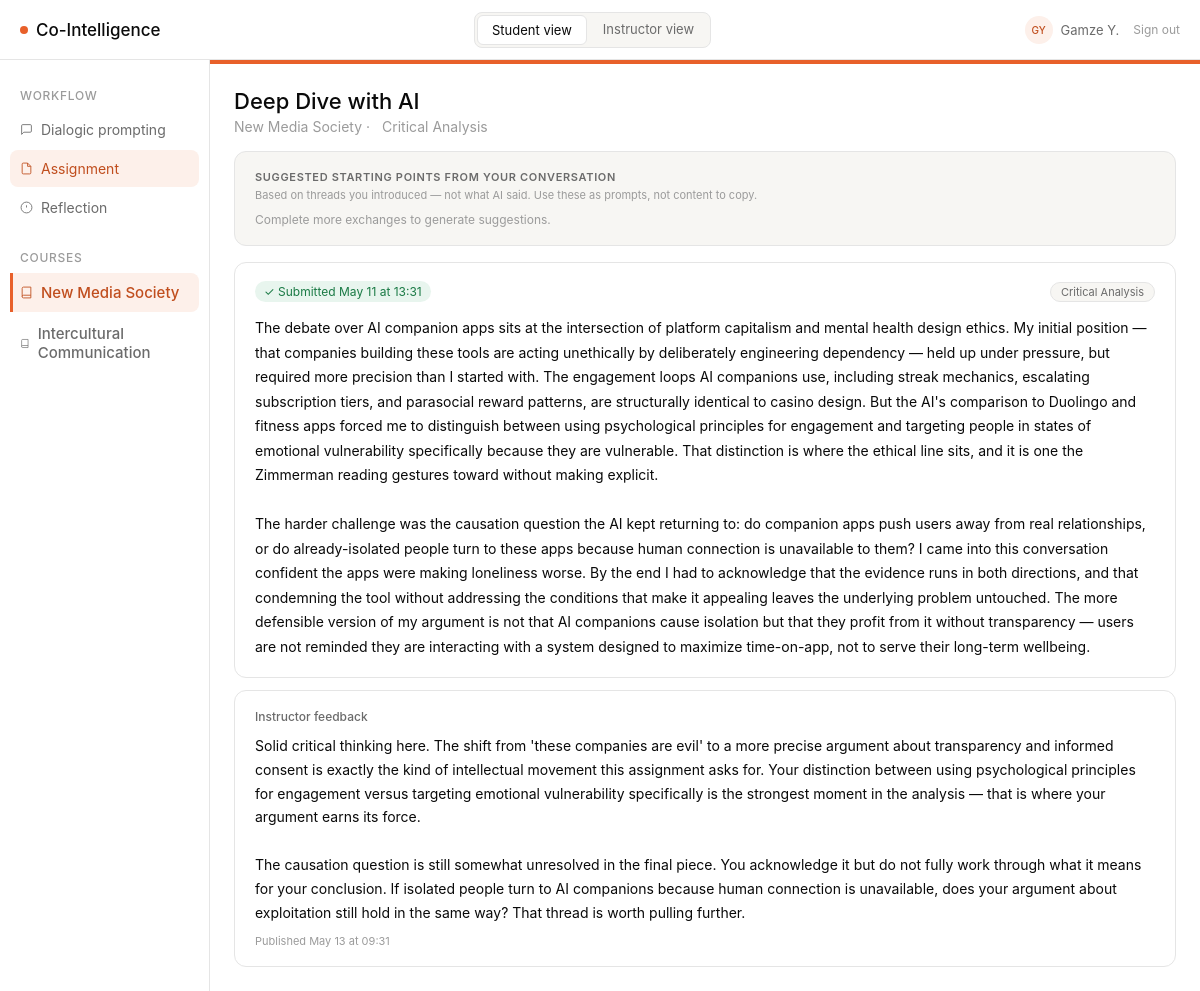
/student/assignment (signed in), run on an earlier commit of the app's database.
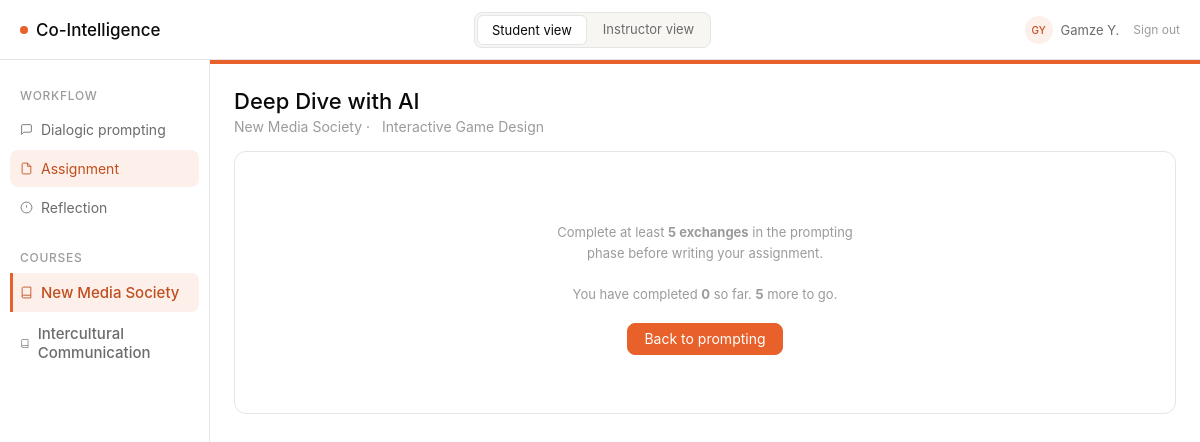
And on a later commit of the database.
### models/models.py (models this page shows, shortened)
class Assignment(db.Model):
    __tablename__ = "assignments"
    id = db.Column(db.Integer, primary_key=True)
    course_id = db.Column(db.Integer, db.ForeignKey("courses.id"), nullable=False)
    title = db.Column(db.String(200), nullable=False)
    description = db.Column(db.Text, nullable=False)
    due_date = db.Column(db.DateTime, nullable=True)
    modality = db.Column(db.String(100), nullable=True)
    instructions = db.Column(db.Text, nullable=True)
    sections_config = db.Column(db.JSON, nullable=True)
    concepts_required = db.Column(db.Boolean, nullable=False, default=False)
    required_concepts = db.Column(db.JSON, nullable=False, default=list)
    archetype = db.Column(db.String(50), nullable=False, default="challenger")
    contribution_level = db.Column(db.String(50), nullable=False, default="thinking_partner")
    phase_1_end = db.Column(db.Integer, nullable=False, default=3)
    phase_2_end = db.Column(db.Integer, nullable=False, default=6)
    sidebar_mode = db.Column(db.String(50), nullable=False, default="prescriptive")
    behavioral_emphasis = db.Column(db.String(50), nullable=False, default="balanced")
    supplementary_instructions = db.Column(db.Text, nullable=False, default="")
    max_score = db.Column(db.Float, nullable=False, default=100)
    course = db.relationship("Course", back_populates="assignments")
    exchanges = db.relationship("PromptExchange", back_populates="assignment")
    reflections = db.relationship("Reflection", back_populates="assignment")
    outputs = db.relationship("Output", back_populates="assignment")
    assessment_scores = db.relationship("AssessmentScore", back_populates="assignment")
    session_summaries = db.relationship("SessionSummary", back_populates="assignment")

class Output(db.Model):
    __tablename__ = "outputs"
    id = db.Column(db.Integer, primary_key=True)
    student_id = db.Column(db.Integer, db.ForeignKey("students.id"), nullable=False)
    assignment_id = db.Column(db.Integer, db.ForeignKey("assignments.id"), nullable=False)
    modality = db.Column(db.String(100), nullable=False)
    content = db.Column(db.Text, nullable=False)
    content_sections = db.Column(db.JSON, nullable=True)
    analysis_json = db.Column(db.JSON, nullable=True)
    analysis_generated_at = db.Column(db.DateTime, nullable=True)
    submitted_at = db.Column(db.DateTime, default=datetime.utcnow)
    is_submitted = db.Column(db.Boolean, nullable=False, default=False)
    is_reopened = db.Column(db.Boolean, nullable=False, default=False)
    reopened_at = db.Column(db.DateTime, nullable=True)
    resubmitted_at = db.Column(db.DateTime, nullable=True)
    student = db.relationship("Student", back_populates="outputs")
    assignment = db.relationship("Assignment", back_populates="outputs")

class Grade(db.Model):
    __tablename__ = "grades"
    id = db.Column(db.Integer, primary_key=True)
    student_id = db.Column(db.Integer, db.ForeignKey("students.id"), nullable=False)
    assignment_id = db.Column(db.Integer, db.ForeignKey("assignments.id"), nullable=False)
    score = db.Column(db.Float, nullable=True)
    max_score = db.Column(db.Float, nullable=False, default=100)
    feedback = db.Column(db.Text, nullable=True)
    is_published = db.Column(db.Boolean, nullable=False, default=False)
    published_at = db.Column(db.DateTime, nullable=True)
    created_at = db.Column(db.DateTime, default=datetime.utcnow)
    updated_at = db.Column(db.DateTime, default=datetime.utcnow)
    student = db.relationship("Student")
    assignment = db.relationship("Assignment")

### routes/student_routes.py (the view, shortened to what this page needs)
@student_bp.route("/assignment", methods=["GET", "POST"])
def assignment():
    student, assignment, course = _get_context()
    exchange_count = PromptExchange.query.filter_by(
        student_id=student.id, assignment_id=assignment.id
    ).count()
    existing_output = Output.query.filter_by(
        student_id=student.id, assignment_id=assignment.id
    ).first()
    grade = Grade.query.filter_by(
        student_id=student.id, assignment_id=assignment.id
    ).first()
    return render_template(
        "student/assignment.html",
        student=student,
        assignment=assignment,
        course=course,
        existing_output=existing_output,
        exchange_count=exchange_count,
        min_exchanges=course.min_exchanges,
        unlocked=exchange_count >= course.min_exchanges,
        grade=grade,
    )

### routes/student_routes.py (called while the page is built, shortened)
@student_bp.before_request
def require_student_access():
    if not current_user.is_authenticated:
        return redirect(url_for("login"))
    if current_user.role not in ("student", "instructor", "dev"):
        return redirect(url_for("login"))

def _get_context():
    from flask_login import current_user
    course_id = session.get("course_id")
    if course_id:
        course = Course.query.get(course_id)
    else:
        course = Course.query.first()
        if course:
            session["course_id"] = course.id
    if not course:
        return None, None, None
    student = Student.query.filter_by(name="Alex M.", course_id=course.id).first()
    assignment = Assignment.query.filter_by(course_id=course.id).first()
    return student, assignment, course

### templates/student/assignment.html (shortened to what the changed rows need)
{% extends "base.html" %}
{% block content %}
{% set modality_icons = {
  "critical analysis": "ti-file-text",
  "podcast script": "ti-microphone",
  "interactive game design": "ti-device-gamepad",
  "presentation outline": "ti-presentation",
  "video script": "ti-video"
} %}
<div style="margin-bottom:16px;">
  <h1 class="page-title">{{ assignment.title }}</h1>
  <div class="page-sub" style="display:flex;align-items:center;gap:6px;">
    {{ course.name }}
    {% if assignment.modality %}
    &middot;
    {{ assignment.modality | title }}
    {% endif %}
  </div>
</div>
{% if not unlocked %}
<div class="card">
  <div class="locked-overlay">
    <p>
      Complete at least <strong>{{ min_exchanges }} exchanges</strong> in the prompting phase
      before writing your assignment.<br><br>
      You have completed <strong>{{ exchange_count }}</strong> so far.
      <strong>{{ min_exchanges - exchange_count }}</strong> more to go.
    </p>
    <div style="margin-top:18px;">
      <a href="{{ url_for('student.prompting') }}" class="btn btn-primary">Back to prompting</a>
    </div>
  </div>
</div>
{% else %}
{% set is_submitted = existing_output is not none and existing_output.is_submitted %}
{% set is_reopened  = existing_output is not none and existing_output.is_submitted and existing_output.is_reopened %}
<div id="suggestions-wrap" style="margin-bottom:16px;">
  <div class="card" style="background:var(--bg-surface);">
    <div style="font-size:11px;font-weight:600;color:var(--text-secondary);text-transform:uppercase;letter-spacing:.06em;margin-bottom:4px;">
      Suggested starting points from your conversation
    </div>
    <div style="font-size:11px;color:var(--text-tertiary);margin-bottom:10px;">
      Based on threads you introduced — not what AI said. Use these as prompts, not content to copy.
    </div>
    <div id="suggestions-empty" style="display:none;font-size:12px;color:var(--text-tertiary);">
      Complete more exchanges to generate suggestions.
    </div>
  </div>
</div>
{% if is_submitted and not is_reopened %}
<div class="card">
  <div style="display:flex;align-items:center;justify-content:space-between;margin-bottom:14px;flex-wrap:wrap;gap:8px;">
    <span class="pill pill-submitted">&#10003; Submitted {{ existing_output.submitted_at.strftime('%b %d at %H:%M') }}
    </span>
    {% if assignment.modality %}
    <span style="font-size:11px;color:var(--text-secondary);background:var(--bg-surface);border:1px solid var(--border);border-radius:20px;padding:2px 10px;">{{ assignment.modality | title }}</span>
    {% endif %}
  </div>
  <div class="submitted-content">{{ existing_output.content }}</div>
</div>
<div class="card" style="margin-top:12px;">
  <div style="font-size:12px;font-weight:500;color:var(--text-secondary);margin-bottom:10px;">Instructor feedback</div>
  {% if grade and grade.is_published %}
    {% if grade.feedback %}
    <div style="font-size:14px;color:var(--text-primary);line-height:1.7;white-space:pre-wrap;margin-bottom:10px;">{{ grade.feedback }}</div>
    {% endif %}
    <div style="font-size:11px;color:var(--text-tertiary);">Published {{ grade.published_at.strftime('%b %d at %H:%M') }}</div>
  {% else %}
    <div style="font-size:12px;color:var(--text-tertiary);">Your instructor will leave feedback here after reviewing your work.</div>
  {% endif %}
</div>
{% endif %}
{% endif %}
{% endblock %}

What changed in the data, as far as the page shows it:
removed Output: submitted_at "May 11 at 13:31", content "The debate over AI companion apps sits at the intersection of platform capitalism and mental health design ethics. My initial position — that companies building these tools are acting unethically by deliberately engineering dependency — held up under pressure, but required more precision than I started with. The engagement loops AI companions use, including streak mechanics, escalating subscription tiers, and parasocial reward patterns, are structurally identical to casino design. But the AI's comparison to Duolingo and fitness apps forced me to distinguish between using psychological principles for engagement and targeting people in states of emotional vulnerability specifically because…"
removed Grade: feedback "Solid critical thinking here. The shift from 'these companies are evil' to a more precise argument about transparency and informed consent is exactly the kind of intellectual movement this assignment asks for. Your distinction between using psychological principles for engagement versus targeting emotional vulnerability specifically is the strongest moment in the analysis — that is where your argument earns its force. The causation question is still somewhat unresolved in the final piece. You acknowledge it but do not fully work through what it means for your conclusion. If isolated people turn to AI companions because human connection is unavailable, does your argument about exploitation…", published_at "May 13 at 09:31"
changed Assignment "Deep Dive with AI": modality "Critical Analysis" → "Interactive Game Design"; modality "Critical Analysis" → (not shown)
Also different on the page:
{{ min_exchanges }}: (not shown) → "5"
{{ exchange_count }}: (not shown) → "0"
{{ min_exchanges - exchange_count }}: (not shown) → "5"
text no longer shown: "SUGGESTED STARTING POINTS FROM YOUR CONVERSATION Based on threads you introduced — not what AI said. Use these as prompts, not content to copy. Complete more exchanges to generate suggestions. ✓ Submitted Instructor feedback Published"
text now shown: "Complete at least exchanges in the prompting phase before writing your assignment. You have completed so far. more to go. Back to prompting"
